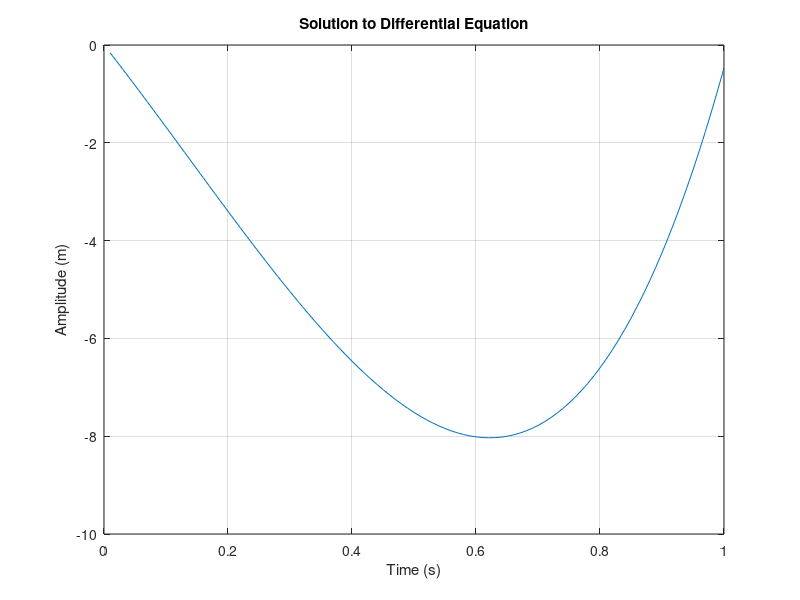

Recreate this plot in MATLAB.
% solving differential equations

% setting up the Riemann Sum
n = 100;
a = 0;
b = 1;
h = (b - a)/n;

t = a + (1:100)'*h;

% setting up the function since y'' - y' = f(t) where f(t) = 125t
% y(0) = 0, y(n) = 0

% using y'' = yk-1 - 2yk + yk+1 / h^2
% using y- = yk-1 + yk+1 / 2h

% Take into account XY = (2*h^2)F

f = @(t) 125*t;

F = 2*(h^2)*f(t);

X = zeros(n,n);

X(1,1) = -4;
X(1,2) = 2 - h;
X(n,n-1) = 2 + h;
X(n,n) = -4;

for i = 2 : n - 1 
    X(i,i-1:i+1) = [2+h -4 2-h];
end

Y = X \ F;
plot(t,Y);
xlabel('Time (s)');
ylabel('Amplitude (m)');
title('Solution to Differential Equation');
grid;


